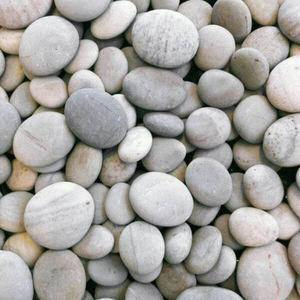
#> input picture Part-2/stones.jpg, 300 x 300 px, found by its file name
$ python 9-2.py
#> lines starting #> are read from the running program, lines starting #| are printed output that depends on the picture
import cv2
import numpy as np

# مسیر تصویر ورودی
image_path = "Part-2\stones.jpg"
# خواندن تصویر به صورت رنگی
original_image = cv2.imread(image_path)
#> original_image is the input picture: shape (300, 300, 3); mean B, G, R 158.3, 161.8, 164.3
# کپی کردن تصویر برای اعمال تبدیل به خاکستری
gray_image = cv2.imread(image_path)
# ایجاد یک تصویر خالی برای ذخیره نتایج لبه‌یابی
edge_image = np.zeros_like(original_image)

original_image.shape
edge_image.shape

height = original_image.shape[0]
#> height = 300
width = original_image.shape[1]
#> width = 300

def convert_to_grayscale(input_image, height, width):
    """RGB تبدیل تصویر به مقیاس خاکستری با استفاده از مقادیر"""
#> called with height = 300, width = 300
    for y in range(height):
        for x in range(width):
            red = input_image[y, x, 2]
            green = input_image[y, x, 1]
            blue = input_image[y, x, 0]
            # محاسبه شدت خاکستری با استفاده از ترکیب وزنی
            grayscale_value = (red * 0.299) + (green * 0.587) + (blue * 0.144)
            gray_image[y, x] = [grayscale_value] * 3
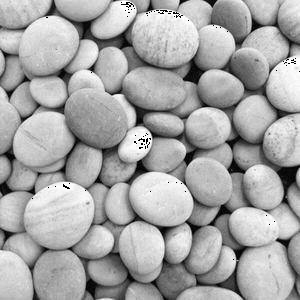
#> gray_image: shape (300, 300, 3); min 0, max 255, mean 165.8

    return gray_image

def get_neighborhood(data, y, x):
    """استخراج بلوک ۳×۳ از پیکسل‌های اطراف پیکسل مرکزی"""
    neighborhood = [
        [0, 0, 0],
        [0, 0, 0],
        [0, 0, 0]
    ]

    neighborhood[0][0] = data[y-1, x-1, 2]
    neighborhood[0][1] = data[y-1, x, 2]
    neighborhood[0][2] = data[y-1, x+1, 2]
    neighborhood[1][0] = data[y, x-1, 2]
    neighborhood[1][1] = data[y, x, 2]
    neighborhood[1][2] = data[y, x+1, 2]
    neighborhood[2][0] = data[y+1, x-1, 2]
    neighborhood[2][1] = data[y+1, x, 2]
    neighborhood[2][2] = data[y+1, x+1, 2]

    return neighborhood

def elementwise_multiply(matrix_a, matrix_b):
    """ضرب عنصر به عنصر دو ماتریس ۳×۳"""
    multiplied_matrix = []
    for i in range(len(matrix_a)):
        row_result = []
        for j in range(len(matrix_a)):
#> (the run stopped early here; a loop or call above may not have finished)
